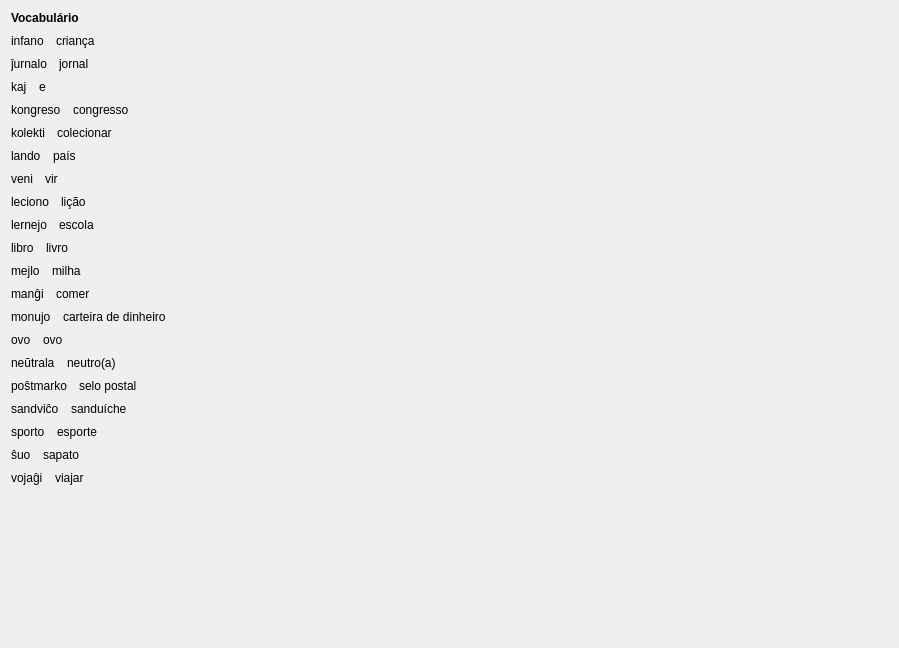
         <widget class="QWidget" name="scrollAreaWidgetContents_5">
          <property name="geometry">
           <rect>
            <x>0</x>
            <y>0</y>
            <width>899</width>
            <height>648</height>
           </rect>
          </property>
          <layout class="QVBoxLayout" name="verticalLayout_8">
           <property name="spacing">
            <number>9</number>
           </property>
           <item>
            <widget class="titolo" name="Lec04_Label18">
             <property name="sizePolicy">
              <sizepolicy hsizetype="Preferred" vsizetype="Maximum">
               <horstretch>0</horstretch>
               <verstretch>0</verstretch>
              </sizepolicy>
             </property>
             <property name="font">
              <font>
               <weight>75</weight>
               <bold>true</bold>
              </font>
             </property>
             <property name="text">
              <string>Vocabulário</string>
             </property>
            </widget>
           </item>
           <item>
            <layout class="QVBoxLayout" name="verticalLayout_163">
             <property name="spacing">
              <number>9</number>
             </property>
             <item>
              <layout class="QHBoxLayout" name="horizontalLayout_333">
               <property name="spacing">
                <number>12</number>
               </property>
               <item>
                <widget class="klakbutono_nova" name="Lec04_Button434">
                 <property name="maximumSize">
                  <size>
                   <width>16777215</width>
                   <height>16777215</height>
                  </size>
                 </property>
                 <property name="text">
                  <string>infano</string>
                 </property>
                </widget>
               </item>
               <item>
                <widget class="QLabel" name="Lec04_Label361">
                 <property name="sizePolicy">
                  <sizepolicy hsizetype="Expanding" vsizetype="Preferred">
                   <horstretch>0</horstretch>
                   <verstretch>0</verstretch>
                  </sizepolicy>
                 </property>
                 <property name="text">
                  <string>criança</string>
                 </property>
                 <property name="wordWrap">
                  <bool>true</bool>
                 </property>
                </widget>
               </item>
              </layout>
             </item>
             <item>
              <layout class="QHBoxLayout" name="horizontalLayout_334">
               <property name="spacing">
                <number>12</number>
               </property>
               <item>
                <widget class="klakbutono_nova" name="Lec04_Button433">
                 <property name="maximumSize">
                  <size>
                   <width>16777215</width>
                   <height>16777215</height>
                  </size>
                 </property>
                 <property name="text">
                  <string>ĵurnalo</string>
                 </property>
                </widget>
               </item>
               <item>
                <widget class="QLabel" name="Lec04_Label360">
                 <property name="sizePolicy">
                  <sizepolicy hsizetype="Expanding" vsizetype="Preferred">
                   <horstretch>0</horstretch>
                   <verstretch>0</verstretch>
                  </sizepolicy>
                 </property>
                 <property name="text">
                  <string>jornal</string>
                 </property>
                 <property name="wordWrap">
                  <bool>true</bool>
                 </property>
                </widget>
               </item>
              </layout>
             </item>
             <item>
              <layout class="QHBoxLayout" name="horizontalLayout_335">
               <property name="spacing">
                <number>12</number>
               </property>
               <item>
                <widget class="klakbutono_nova" name="Lec04_Button435">
                 <property name="maximumSize">
                  <size>
                   <width>16777215</width>
                   <height>16777215</height>
                  </size>
                 </property>
                 <property name="text">
                  <string>kaj</string>
                 </property>
                </widget>
               </item>
               <item>
                <widget class="QLabel" name="Lec04_Label362">
                 <property name="sizePolicy">
                  <sizepolicy hsizetype="Expanding" vsizetype="Preferred">
                   <horstretch>0</horstretch>
                   <verstretch>0</verstretch>
                  </sizepolicy>
                 </property>
                 <property name="text">
                  <string>e</string>
                 </property>
                 <property name="wordWrap">
                  <bool>true</bool>
                 </property>
                </widget>
               </item>
              </layout>
             </item>
             <item>
              <layout class="QHBoxLayout" name="horizontalLayout_336">
               <property name="spacing">
                <number>12</number>
               </property>
               <item>
                <widget class="klakbutono_nova" name="Lec04_Button436">
                 <property name="maximumSize">
                  <size>
                   <width>16777215</width>
                   <height>16777215</height>
                  </size>
                 </property>
                 <property name="text">
                  <string>kongreso</string>
                 </property>
                </widget>
               </item>
               <item>
                <widget class="QLabel" name="Lec04_Label363">
                 <property name="sizePolicy">
                  <sizepolicy hsizetype="Expanding" vsizetype="Preferred">
                   <horstretch>0</horstretch>
                   <verstretch>0</verstretch>
                  </sizepolicy>
                 </property>
                 <property name="text">
                  <string>congresso</string>
                 </property>
                 <property name="wordWrap">
                  <bool>true</bool>
                 </property>
                </widget>
               </item>
              </layout>
             </item>
             <item>
              <layout class="QHBoxLayout" name="horizontalLayout_337">
               <property name="spacing">
                <number>12</number>
               </property>
               <item>
                <widget class="klakbutono_nova" name="Lec04_Button437">
                 <property name="maximumSize">
                  <size>
                   <width>16777215</width>
                   <height>16777215</height>
                  </size>
                 </property>
                 <property name="text">
                  <string>kolekti</string>
                 </property>
                </widget>
               </item>
               <item>
                <widget class="QLabel" name="Lec04_Label364">
                 <property name="sizePolicy">
                  <sizepolicy hsizetype="Expanding" vsizetype="Preferred">
                   <horstretch>0</horstretch>
                   <verstretch>0</verstretch>
                  </sizepolicy>
                 </property>
                 <property name="text">
                  <string>colecionar</string>
                 </property>
                 <property name="wordWrap">
                  <bool>true</bool>
                 </property>
                </widget>
               </item>
              </layout>
             </item>
             <item>
              <layout class="QHBoxLayout" name="horizontalLayout_338">
               <property name="spacing">
                <number>12</number>
               </property>
               <item>
                <widget class="klakbutono_nova" name="Lec04_Button438">
                 <property name="maximumSize">
                  <size>
                   <width>16777215</width>
                   <height>16777215</height>
                  </size>
                 </property>
                 <property name="text">
                  <string>lando</string>
                 </property>
                </widget>
               </item>
               <item>
                <widget class="QLabel" name="Lec04_Label365">
                 <property name="sizePolicy">
                  <sizepolicy hsizetype="Expanding" vsizetype="Preferred">
                   <horstretch>0</horstretch>
                   <verstretch>0</verstretch>
                  </sizepolicy>
                 </property>
                 <property name="text">
                  <string>país</string>
                 </property>
                 <property name="wordWrap">
                  <bool>true</bool>
                 </property>
                </widget>
               </item>
              </layout>
             </item>
             <item>
              <layout class="QHBoxLayout" name="horizontalLayout_339">
               <property name="spacing">
                <number>12</number>
               </property>
               <item>
                <widget class="klakbutono_nova" name="Lec04_Button439">
                 <property name="maximumSize">
                  <size>
                   <width>16777215</width>
                   <height>16777215</height>
                  </size>
                 </property>
                 <property name="text">
                  <string>veni</string>
                 </property>
                </widget>
               </item>
               <item>
                <widget class="QLabel" name="Lec04_Label366">
                 <property name="sizePolicy">
                  <sizepolicy hsizetype="Expanding" vsizetype="Preferred">
                   <horstretch>0</horstretch>
                   <verstretch>0</verstretch>
                  </sizepolicy>
                 </property>
                 <property name="text">
                  <string>vir</string>
                 </property>
                 <property name="wordWrap">
                  <bool>true</bool>
                 </property>
                </widget>
               </item>
              </layout>
             </item>
             <item>
              <layout class="QHBoxLayout" name="horizontalLayout_340">
               <property name="spacing">
                <number>12</number>
               </property>
               <item>
                <widget class="klakbutono_nova" name="Lec04_Button440">
                 <property name="maximumSize">
                  <size>
                   <width>16777215</width>
                   <height>16777215</height>
                  </size>
                 </property>
                 <property name="text">
                  <string>leciono</string>
                 </property>
                </widget>
               </item>
               <item>
                <widget class="QLabel" name="Lec04_Label367">
                 <property name="sizePolicy">
                  <sizepolicy hsizetype="Expanding" vsizetype="Preferred">
                   <horstretch>0</horstretch>
                   <verstretch>0</verstretch>
                  </sizepolicy>
                 </property>
                 <property name="text">
                  <string>lição</string>
                 </property>
                 <property name="wordWrap">
                  <bool>true</bool>
                 </property>
                </widget>
               </item>
              </layout>
             </item>
             <item>
              <layout class="QHBoxLayout" name="horizontalLayout_341">
               <property name="spacing">
                <number>12</number>
               </property>
               <item>
                <widget class="klakbutono_nova" name="Lec04_Button441">
                 <property name="maximumSize">
                  <size>
                   <width>16777215</width>
                   <height>16777215</height>
                  </size>
                 </property>
                 <property name="text">
                  <string>lernejo</string>
                 </property>
                </widget>
               </item>
               <item>
                <widget class="QLabel" name="Lec04_Label368">
                 <property name="sizePolicy">
                  <sizepolicy hsizetype="Expanding" vsizetype="Preferred">
                   <horstretch>0</horstretch>
                   <verstretch>0</verstretch>
                  </sizepolicy>
                 </property>
                 <property name="text">
                  <string>escola</string>
                 </property>
                 <property name="wordWrap">
                  <bool>true</bool>
                 </property>
                </widget>
               </item>
              </layout>
             </item>
             <item>
              <layout class="QHBoxLayout" name="horizontalLayout_342">
               <property name="spacing">
                <number>12</number>
               </property>
               <item>
                <widget class="klakbutono_nova" name="Lec04_Button442">
                 <property name="maximumSize">
                  <size>
                   <width>16777215</width>
                   <height>16777215</height>
                  </size>
                 </property>
                 <property name="text">
                  <string>libro</string>
                 </property>
                </widget>
               </item>
               <item>
                <widget class="QLabel" name="Lec04_Label369">
                 <property name="sizePolicy">
                  <sizepolicy hsizetype="Expanding" vsizetype="Preferred">
                   <horstretch>0</horstretch>
                   <verstretch>0</verstretch>
                  </sizepolicy>
                 </property>
                 <property name="text">
                  <string>livro</string>
                 </property>
                 <property name="wordWrap">
                  <bool>true</bool>
                 </property>
                </widget>
               </item>
              </layout>
             </item>
            </layout>
           </item>
           <item>
            <layout class="QVBoxLayout" name="verticalLayout_164">
             <property name="spacing">
              <number>9</number>
             </property>
             <item>
              <layout class="QHBoxLayout" name="horizontalLayout_343">
               <property name="spacing">
                <number>12</number>
               </property>
               <item>
                <widget class="klakbutono_nova" name="Lec04_Button443">
                 <property name="maximumSize">
                  <size>
                   <width>16777215</width>
                   <height>16777215</height>
                  </size>
                 </property>
                 <property name="text">
                  <string>mejlo</string>
                 </property>
                </widget>
               </item>
               <item>
                <widget class="QLabel" name="Lec04_Label370">
                 <property name="sizePolicy">
                  <sizepolicy hsizetype="Expanding" vsizetype="Preferred">
                   <horstretch>0</horstretch>
                   <verstretch>0</verstretch>
                  </sizepolicy>
                 </property>
                 <property name="text">
                  <string>milha</string>
                 </property>
                 <property name="wordWrap">
                  <bool>true</bool>
                 </property>
                </widget>
               </item>
              </layout>
             </item>
             <item>
              <layout class="QHBoxLayout" name="horizontalLayout_344">
               <property name="spacing">
                <number>12</number>
               </property>
               <item>
                <widget class="klakbutono_nova" name="Lec04_Button444">
                 <property name="maximumSize">
                  <size>
                   <width>16777215</width>
                   <height>16777215</height>
                  </size>
                 </property>
                 <property name="text">
                  <string>manĝi</string>
                 </property>
                </widget>
               </item>
               <item>
                <widget class="QLabel" name="Lec04_Label371">
                 <property name="sizePolicy">
                  <sizepolicy hsizetype="Expanding" vsizetype="Preferred">
                   <horstretch>0</horstretch>
                   <verstretch>0</verstretch>
                  </sizepolicy>
                 </property>
                 <property name="text">
                  <string>comer</string>
                 </property>
                 <property name="wordWrap">
                  <bool>true</bool>
                 </property>
                </widget>
               </item>
              </layout>
             </item>
             <item>
              <layout class="QHBoxLayout" name="horizontalLayout_345">
               <property name="spacing">
                <number>12</number>
               </property>
               <item>
                <widget class="klakbutono_nova" name="Lec04_Button445">
                 <property name="maximumSize">
                  <size>
                   <width>16777215</width>
                   <height>16777215</height>
                  </size>
                 </property>
                 <property name="text">
                  <string>monujo</string>
                 </property>
                </widget>
               </item>
               <item>
                <widget class="QLabel" name="Lec04_Label372">
                 <property name="sizePolicy">
                  <sizepolicy hsizetype="Expanding" vsizetype="Preferred">
                   <horstretch>0</horstretch>
                   <verstretch>0</verstretch>
                  </sizepolicy>
                 </property>
                 <property name="text">
                  <string>carteira de dinheiro</string>
                 </property>
                 <property name="wordWrap">
                  <bool>true</bool>
                 </property>
                </widget>
               </item>
              </layout>
             </item>
             <item>
              <layout class="QHBoxLayout" name="horizontalLayout_346">
               <property name="spacing">
                <number>12</number>
               </property>
               <item>
                <widget class="klakbutono_nova" name="Lec04_Button446">
                 <property name="maximumSize">
                  <size>
                   <width>16777215</width>
                   <height>16777215</height>
                  </size>
                 </property>
                 <property name="text">
                  <string>ovo</string>
                 </property>
                </widget>
               </item>
               <item>
                <widget class="QLabel" name="Lec04_Label373">
                 <property name="sizePolicy">
                  <sizepolicy hsizetype="Expanding" vsizetype="Preferred">
                   <horstretch>0</horstretch>
                   <verstretch>0</verstretch>
                  </sizepolicy>
                 </property>
                 <property name="text">
                  <string>ovo</string>
                 </property>
                 <property name="wordWrap">
                  <bool>true</bool>
                 </property>
                </widget>
               </item>
              </layout>
             </item>
             <item>
              <layout class="QHBoxLayout" name="horizontalLayout_347">
               <property name="spacing">
                <number>12</number>
               </property>
               <item>
                <widget class="klakbutono_nova" name="Lec04_Button447">
                 <property name="maximumSize">
                  <size>
                   <width>16777215</width>
                   <height>16777215</height>
                  </size>
                 </property>
                 <property name="text">
                  <string>neŭtrala</string>
                 </property>
                </widget>
               </item>
               <item>
                <widget class="QLabel" name="Lec04_Label374">
                 <property name="sizePolicy">
                  <sizepolicy hsizetype="Expanding" vsizetype="Preferred">
                   <horstretch>0</horstretch>
                   <verstretch>0</verstretch>
                  </sizepolicy>
                 </property>
                 <property name="text">
                  <string>neutro(a)</string>
                 </property>
                 <property name="wordWrap">
                  <bool>true</bool>
                 </property>
                </widget>
               </item>
              </layout>
             </item>
             <item>
              <layout class="QHBoxLayout" name="horizontalLayout_348">
               <property name="spacing">
                <number>12</number>
               </property>
               <item>
                <widget class="klakbutono_nova" name="Lec04_Button449">
                 <property name="maximumSize">
                  <size>
                   <width>16777215</width>
                   <height>16777215</height>
                  </size>
                 </property>
                 <property name="text">
                  <string>poŝtmarko</string>
                 </property>
                </widget>
               </item>
               <item>
                <widget class="QLabel" name="Lec04_Label376">
                 <property name="sizePolicy">
                  <sizepolicy hsizetype="Expanding" vsizetype="Preferred">
                   <horstretch>0</horstretch>
                   <verstretch>0</verstretch>
                  </sizepolicy>
                 </property>
                 <property name="text">
                  <string>selo postal</string>
                 </property>
                 <property name="wordWrap">
                  <bool>true</bool>
                 </property>
                </widget>
               </item>
              </layout>
             </item>
             <item>
              <layout class="QHBoxLayout" name="horizontalLayout_349">
               <property name="spacing">
                <number>12</number>
               </property>
               <item>
                <widget class="klakbutono_nova" name="Lec04_Button451">
                 <property name="maximumSize">
                  <size>
                   <width>16777215</width>
                   <height>16777215</height>
                  </size>
                 </property>
                 <property name="text">
                  <string>sandviĉo</string>
                 </property>
                </widget>
               </item>
               <item>
                <widget class="QLabel" name="Lec04_Label378">
                 <property name="sizePolicy">
                  <sizepolicy hsizetype="Expanding" vsizetype="Preferred">
                   <horstretch>0</horstretch>
                   <verstretch>0</verstretch>
                  </sizepolicy>
                 </property>
                 <property name="text">
                  <string>sanduíche</string>
                 </property>
                 <property name="wordWrap">
                  <bool>true</bool>
                 </property>
                </widget>
               </item>
              </layout>
             </item>
             <item>
              <layout class="QHBoxLayout" name="horizontalLayout_350">
               <property name="spacing">
                <number>12</number>
               </property>
               <item>
                <widget class="klakbutono_nova" name="Lec04_Button452">
                 <property name="maximumSize">
                  <size>
                   <width>16777215</width>
                   <height>16777215</height>
                  </size>
                 </property>
                 <property name="text">
                  <string>sporto</string>
                 </property>
                </widget>
               </item>
               <item>
                <widget class="QLabel" name="Lec04_Label379">
                 <property name="sizePolicy">
                  <sizepolicy hsizetype="Expanding" vsizetype="Preferred">
                   <horstretch>0</horstretch>
                   <verstretch>0</verstretch>
                  </sizepolicy>
                 </property>
                 <property name="text">
                  <string>esporte</string>
                 </property>
                 <property name="wordWrap">
                  <bool>true</bool>
                 </property>
                </widget>
               </item>
              </layout>
             </item>
             <item>
              <layout class="QHBoxLayout" name="horizontalLayout_351">
               <property name="spacing">
                <number>12</number>
               </property>
               <item>
                <widget class="klakbutono_nova" name="Lec04_Button453">
                 <property name="maximumSize">
                  <size>
                   <width>16777215</width>
                   <height>16777215</height>
                  </size>
                 </property>
                 <property name="text">
                  <string>ŝuo</string>
                 </property>
                </widget>
               </item>
               <item>
                <widget class="QLabel" name="Lec04_Label380">
                 <property name="sizePolicy">
                  <sizepolicy hsizetype="Expanding" vsizetype="Preferred">
                   <horstretch>0</horstretch>
                   <verstretch>0</verstretch>
                  </sizepolicy>
                 </property>
                 <property name="text">
                  <string>sapato</string>
                 </property>
                 <property name="wordWrap">
                  <bool>true</bool>
                 </property>
                </widget>
               </item>
              </layout>
             </item>
             <item>
              <layout class="QHBoxLayout" name="horizontalLayout_352">
               <property name="spacing">
                <number>12</number>
               </property>
               <item>
                <widget class="klakbutono_nova" name="Lec04_Button456">
                 <property name="maximumSize">
                  <size>
                   <width>16777215</width>
                   <height>16777215</height>
                  </size>
                 </property>
                 <property name="text">
                  <string>vojaĝi</string>
                 </property>
                </widget>
               </item>
               <item>
                <widget class="QLabel" name="Lec04_Label383">
                 <property name="sizePolicy">
                  <sizepolicy hsizetype="Expanding" vsizetype="Preferred">
                   <horstretch>0</horstretch>
                   <verstretch>0</verstretch>
                  </sizepolicy>
                 </property>
                 <property name="text">
                  <string>viajar</string>
                 </property>
                 <property name="wordWrap">
                  <bool>true</bool>
                 </property>
                </widget>
               </item>
              </layout>
             </item>
            </layout>
           </item>
           <item>
            <spacer name="verticalSpacer_7">
             <property name="orientation">
              <enum>Qt::Vertical</enum>
             </property>
             <property name="sizeHint" stdset="0">
              <size>
               <width>20</width>
               <height>40</height>
              </size>
             </property>
            </spacer>
           </item>
          </layout>
         </widget>
